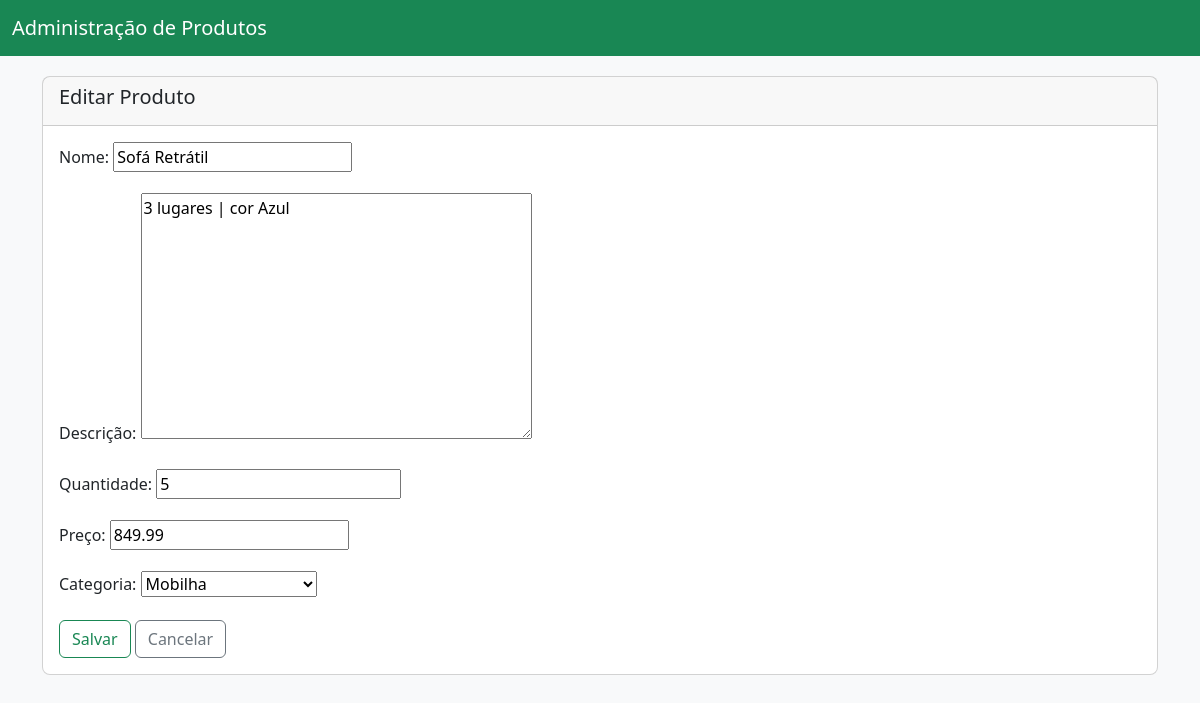
The page /update/3/ on the database its author committed.
### todos/models.py (models this page shows, shortened)
class Produto(models.Model):
    nome = models.CharField(verbose_name="Nome", max_length=100, null=False, blank=False)
    descricao = models.TextField(verbose_name="Descrição", null=False, blank=False)  # Usar TextField para descrições mais longas
    quantidade = models.BigIntegerField(verbose_name="Quantidade", null=False, blank=False)
    preco = models.DecimalField(verbose_name="Preço", max_digits=10, decimal_places=2, null=False)  # Usar DecimalField para preço
    categoria = models.ForeignKey(Categoria, on_delete=models.CASCADE, related_name="categoria")
    created_at = models.DateTimeField(verbose_name="Criado em", auto_now_add=True)

### todos/views.py (the view)
# urls.py: path('update/<int:pk>/', ProdutoUpdateView.as_view(), name='produto_update'),
class ProdutoUpdateView(UpdateView):
    model = Produto
    fields = ['nome','descricao','quantidade','preco','categoria']
    success_url = reverse_lazy('produto_list')

### todos/models.py (called while the page is built)
    def __str__(self):
        return self.nome  # Retorna o nome da categoria como representação em string

### todos/templates/todos/produto_form.html (shortened to what this page needs)
<!DOCTYPE html>
<html lang="pt-br">
<head>
    <link href="https://cdn.jsdelivr.net/npm/bootstrap@5.3.3/dist/css/bootstrap.min.css" rel="stylesheet">
</head>
<body>
    <nav class="navbar navbar-expand-lg navbar-custom">
        <div class="container-fluid">
            <a class="navbar-brand" href="#" style="color: #ffffff;">Administração de Produtos</a>
        </div>
    </nav>
    <div class="container">
        <div class="card">
            <div class="card-header">
                <h5 class="card-title">{% if object %}Editar{% else %}Adicionar{% endif %} Produto</h5>
            </div>
            <div class="card-body">
                <form method="POST">
                    <div class="mb-3">
                        <label for="nome" class="form-label">Nome:</label>
                        {{ form.nome }}
                    </div>
                    <div class="mb-3">
                        <label for="descricao" class="form-label">Descrição:</label>
                        {{ form.descricao }}
                    </div>
                    <div class="mb-3">
                        <label for="quantidade" class="form-label">Quantidade:</label>
                        {{ form.quantidade }}
                    </div>
                    <div class="mb-3">
                        <label for="preco" class="form-label">Preço:</label>
                        {{ form.preco }}
                    </div>
                    <div class="mb-3">
                        <label for="categoria" class="form-label">Categoria:</label>
                        {{ form.categoria }}
                    </div>
                    <button type="submit" class="btn btn-outline-success">Salvar</button>
                    <a href="{% url 'produto_list' %}" class="btn btn-outline-secondary">Cancelar</a>
                </form>
            </div>
        </div>
    </div>
</body>
</html>

### todos/templates/todos/produto_form.html (style rules this page uses)
body { background-color: #f8f9fa; }
.navbar { margin-bottom: 20px; }
.navbar-custom { background-color: #198754; }
.container { margin-top: 20px; }
.card { margin-top: 20px; border-radius: 8px; }

### rows shown on the page
Produto: nome "Sofá Retrátil", descricao "3 lugares | cor Azul", quantidade "5", preco "849.99", categoria "Mobilha"
